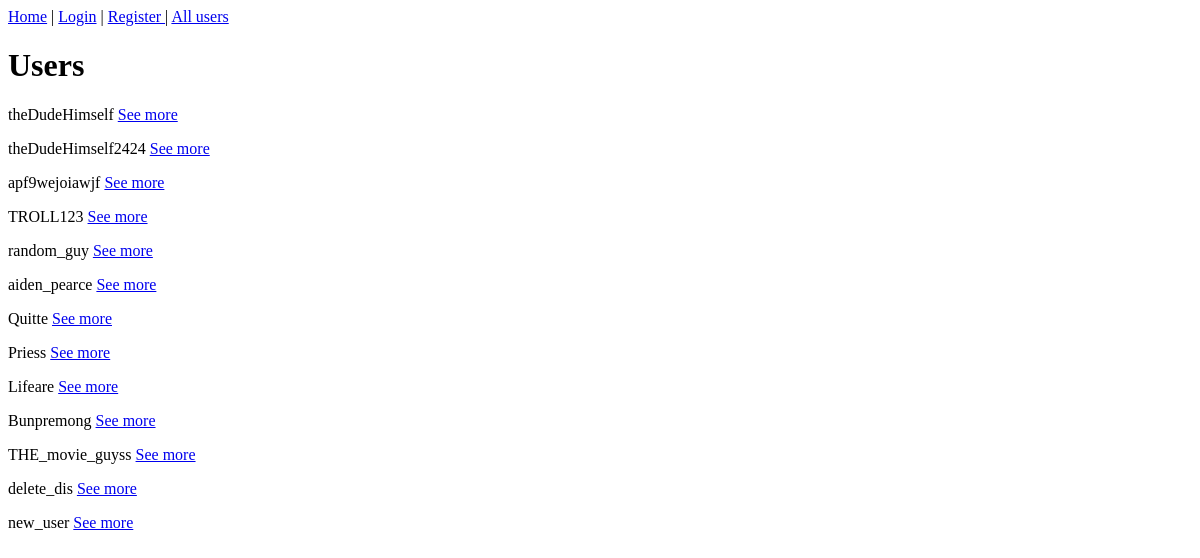
Before: /users/ with the older database file.
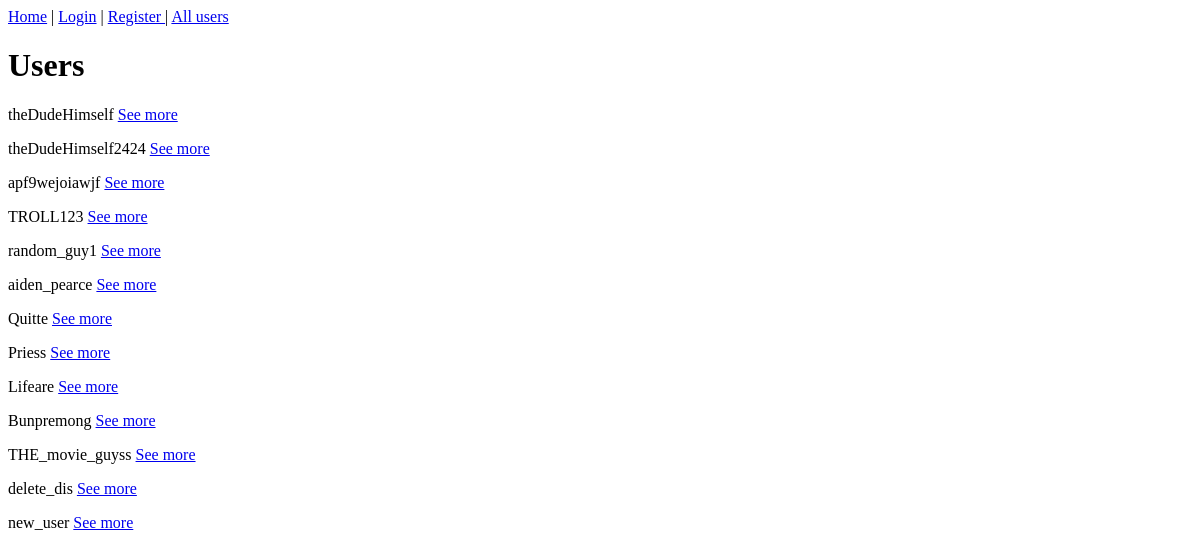
After: the same page with the newer database file.
### user/models.py (models this page shows, shortened)
class User(AbstractUser):
    is_superuser = None
    is_staff = None
    is_admin = models.BooleanField(default=False)

### user/views.py (the view)
# urls.py: path('', views.UserListView.as_view(), name='list'),
class UserListView(generic.ListView):
    model = User
    template_name = 'user/list.html'
    context_object_name = 'users'

### user/templates/user/list.html (shortened to what this page needs)
{% extends 'base.html' %}
{% block body %}
    <h1>Users</h1>
    {% for user in users %}
      <div>
        <p>{{ user.username }} <a href="{% url 'user:detail' user.id %}">See more</a></p>
      </div>
    {% endfor %}
{% endblock %}

Changed rows visible on the page:
changed User: username "random_guy" → "random_guy1"
